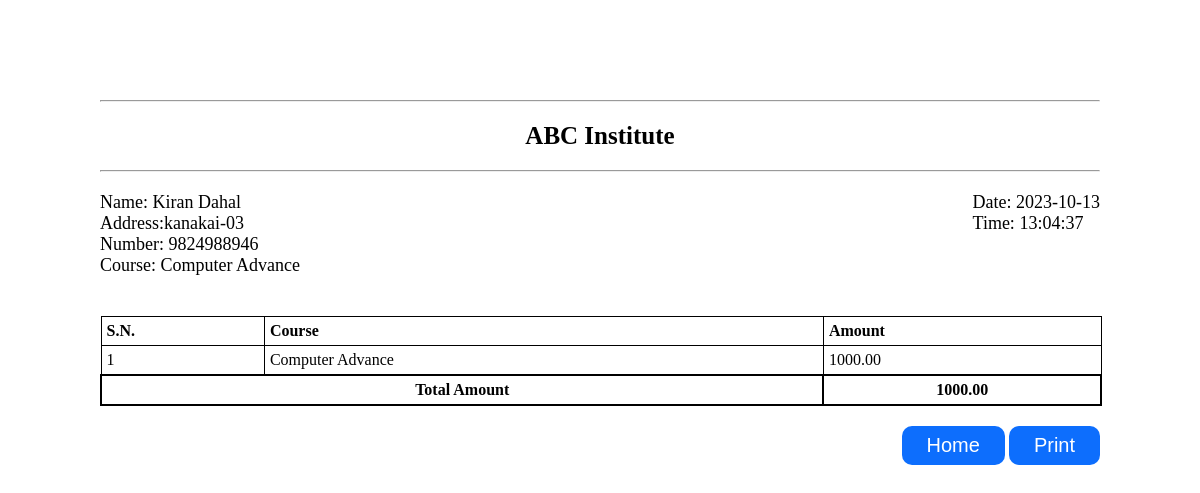
/admin/view-bill.php?phone=9824988946&date=2023-10-13 13:04:37 (signed in), run on the app's committed database.
### tables this page shows
CREATE TABLE `BillInfo` (
  `phone` varchar(15) NOT NULL,
  `cid` varchar(15) NOT NULL,
  `amount` decimal(10,2) NOT NULL,
  `tdate` datetime NOT NULL
);

CREATE TABLE `StudentInfo` (
  `phone` varchar(15) NOT NULL,
  `name` varchar(50) NOT NULL,
  `address` varchar(50) NOT NULL,
  `email` varchar(100) DEFAULT NULL,
  `gender` varchar(10) NOT NULL,
  `parentname` varchar(50) NOT NULL,
  `cid` varchar(15) NOT NULL
);

CREATE TABLE `CourseInfo` (
  `cid` varchar(15) NOT NULL,
  `cname` varchar(200) NOT NULL,
  `price` decimal(10,2) NOT NULL
);

### admin/view-bill.php (the view, shortened to what this page needs)
<?php
    include_once "head.php";
?>
    <link rel="stylesheet" href="../assets/css/bill.css">
</head>
<body>
    <div class="bill-wrapper">
        <div class="bill-container">
            <hr>
            <div class="company-name">
                <p>ABC Institute</p>
            </div>
            <hr>
            <?php
                if($_SERVER['REQUEST_METHOD']=='GET'){
                    if(isset($_GET["date"]) && isset($_GET["phone"])){
                        $phone=trim($_GET["phone"]);
                        $tdate=trim($_GET['date']);
                        $read="SELECT name,address,StudentInfo.phone,cname,amount,DATE(tdate) as date, TIME(tdate) as time FROM StudentInfo,CourseInfo,BillInfo WHERE CourseInfo.cid=StudentInfo.cid AND BillInfo.phone=StudentInfo.phone AND StudentInfo.phone ='$phone' AND tdate='$tdate';";
                        if($result=$con->query($read)){
                            if($result->num_rows>0){
                                while($row=$result->fetch_assoc()){
                                    $name=$row["name"];
                                    $address=$row["address"];
                                    $phone=$row['phone'];
                                    $course=$row['cname'];
                                    $amount=$row['amount'];
                                    $date=$row['date'];
                                    $time=$row['time'];
                                }
                            }
                        }
                    }
                }
            ?>
              <div class="details-container">
                    <div class="billerinfo">
                        <p class="name">Name: <?=$name?></p>
                        <p class="address">Address:<?=$address?></p>
                        <p class="phone">Number: <?=$phone?></p>
                        <p class="course">Course: <?=$course?></p>
                    </div>
                    <div class="billinfo">
                        <p class="date">Date: <?=$date?></p>
                        <p class="time">Time: <?=$time?></p>
                    </div>
                </div>
            <div class="billtable">
                <table border="1">
                    <thead>
                        <th>S.N.</th>
                        <th>Course</th>
                        <th>Amount</th>
                    </thead>
                    <tbody>
                        <tr><td>1</td><td><?=$course?></td><td><?=$amount?></td></tr>
                            <tr class="total">
                                <td colspan='2'>Total Amount</td>
                                <td><?=$amount?></td>
                            </tr>
                        </tbody>
                    </table>
                <div class="billoptions">
                    <button id='home'><a href="student-bill.php?phone=<?=$phone?>">Home</a></button>
                    <button id="print">Print</button>
                </div>
            </div>
        </div>
    </div>
</body>
</html>

### assets/css/bill.css (style rules this page uses)
* { margin: 0; padding: 0; box-sizing: content-box; }
body { margin: 100px; }
.bill-wrapper { display: flex; justify-content: center; align-items: center; width: 100%; }
.bill-container { width: 100%; }
.company-name p { font-size: 25px; font-weight: bold; text-align: center; padding: 20px 0; }
.details-container { display: flex; justify-content: space-between; padding: 20px 0; font-size: 18px; }
.billtable { padding: 20px 0; }
.billtable table { width: 100%; border-collapse: collapse; }
table thead tr th, table tbody tr td { padding: 5px; text-align: left; border: 1px solid #000; }
table tbody tr.total td { text-align: center; font-weight: bold; border: 2px solid #000; }
.billoptions { margin: 20px 0; text-align: right; }
.billoptions button { background: #0d6efd; color: #fff; font-size: 20px; font-weight: 400; padding: 8px 25px; border: none; border-radius: 10px; cursor: pointer; }
.billoptions button a { text-decoration: none; color: #fff; }

### data on the page
billinfo: phone.name "Kiran Dahal", phone.address "kanakai-03", phone.phone "9824988946", cid.cname "Computer Advance", amount "1000.00"

### other printed values
$date "2023-10-13"
$time "13:04:37"
